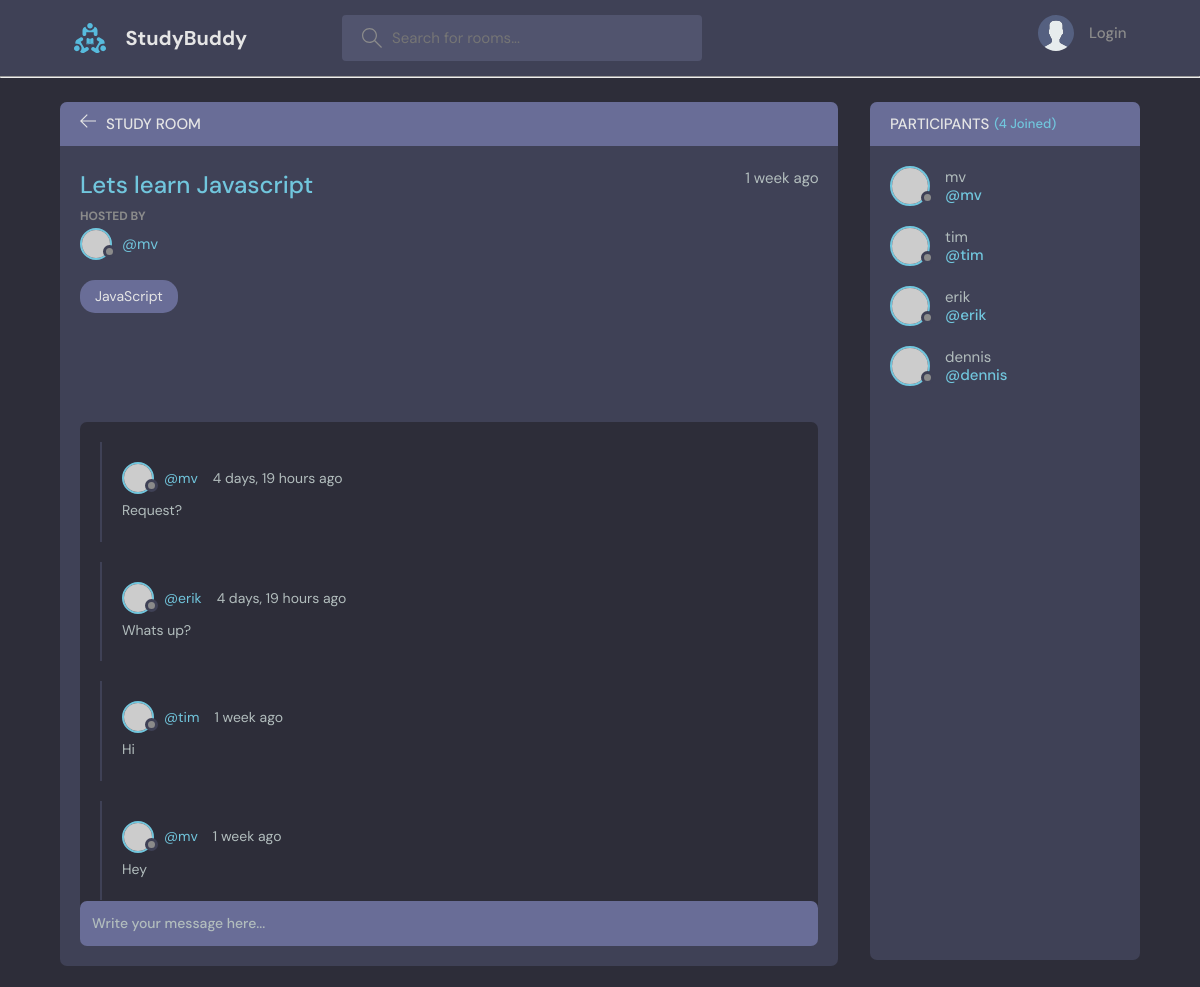
The app's page /room/1, older data.
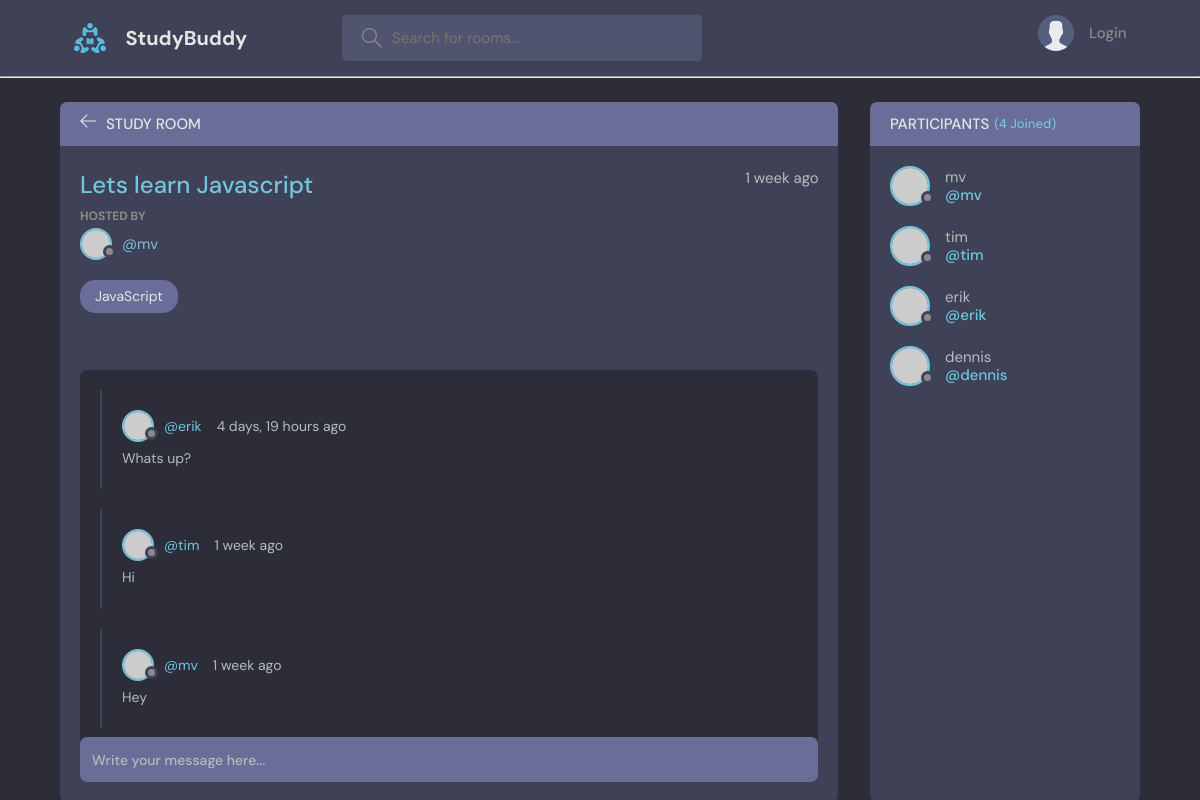
The same page, newer data.
### base/models.py (models this page shows, shortened)
class Message(models.Model):
    user = models.ForeignKey(User, on_delete=models.CASCADE)
    room = models.ForeignKey(Room, on_delete=models.CASCADE)
    body = models.TextField()
    updated = models.DateTimeField(auto_now=True)
    created = models.DateTimeField(auto_now_add=True)
    class Meta:
        ordering = ['-updated', '-created']

### base/views.py (the view, shortened to what this page needs)
# urls.py: path('room/<str:pk>', views.room, name="room"),
def room(request, pk):
    room = Room.objects.get(id=pk)
    room_messages = room.message_set.all()
    participants = room.participants.all()
    context = {'room': room, 'room_messages': room_messages, 'participants': participants}
    return render(request, 'base/room.html', context)

### base/models.py (called while the page is built)
    def __str__(self):
        return self.name

### base/templates/base/room.html (shortened to what this page needs)
{% extends 'main.html' %}
{% block content %}
<main class="profile-page layout layout--2">
  <div class="container">
    <div class="room">
      <div class="room__top">
        <div class="room__topLeft">
          <a href="{% url 'home' %}">
            <svg version="1.1" xmlns="http://www.w3.org/2000/svg" width="32" height="32" viewBox="0 0 32 32">
              <title>arrow-left</title>
              <path
                d="M13.723 2.286l-13.723 13.714 13.719 13.714 1.616-1.611-10.96-10.96h27.625v-2.286h-27.625l10.965-10.965-1.616-1.607z"
              ></path>
            </svg>
          </a>
          <h3>Study Room</h3>
        </div>
      </div>
      <div class="room__box scroll">
        <div class="room__header scroll">
          <div class="room__info">
            <h3>{{room.name}}</h3>
            <span>{{room.created|timesince}} ago</span>
          </div>
          <div class="room__hosted">
            <p>Hosted By</p>
            <a href="{% url 'user-profile' room.host.id %}" class="room__author">
              <div class="avatar avatar--small">
                <img src="https://randomuser.me/api/portraits/men/37.jpg" />
              </div>
              <span>@{{room.host.username}}</span>
            </a>
          </div>
          <span class="room__topics">{{room.topic}}</span>
        </div>
        <div class="room__conversation">
          <div class="threads scroll">
            {% for message in room_messages %}
            <div class="thread">
              <div class="thread__top">
                <div class="thread__author">
                  <a href="{% url 'user-profile' message.user.id %}" class="thread__authorInfo">
                    <div class="avatar avatar--small">
                      <img src="https://randomuser.me/api/portraits/men/37.jpg" />
                    </div>
                    <span>@{{message.user.username}}</span>
                  </a>
                  <span class="thread__date">{{message.created|timesince}} ago</span>
                </div>
              </div>
              <div class="thread__details">
                {{message.body}}
              </div>
            </div>
            {% endfor %}
          </div>
        </div>
      </div>
      <div class="room__message">
        <form action="" method="POST">
          <input name="body" placeholder="Write your message here..." /></form>
      </div>
    </div>
    <div class="participants">
      <h3 class="participants__top">Participants <span>({{participants.count}} Joined)</span></h3>
      <div class="participants__list scroll">
        {% for user in participants %}
        <a href="{% url 'user-profile' user.id %}" class="participant">
          <div class="avatar avatar--medium">
            <img src="https://randomuser.me/api/portraits/men/37.jpg" />
          </div>
          <p>
            {{user.username}}
            <span>@{{user.username}}</span>
          </p>
        </a>
        {% endfor %}
      </div>
    </div>
  </div>
</main>
{% endblock content %}

Row changes from the older to the newer data that the page shows:
removed Message: user.username "mv", created "4 days, 19 hours", body "Request?"
